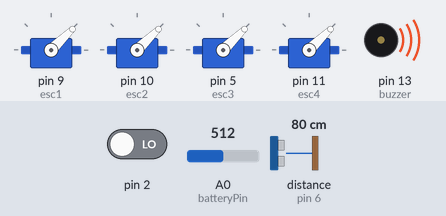
Recording of a sketch running on a simulated Arduino Uno, built with avr-gcc and run on an emulated ATmega328P. On the bench: 4 × servo, buzzer (waves = sounding, pin HIGH). Inputs (shaded band) come from the test bench; at power-on: A0 (batteryPin) = 512, pin 2 LOW, distance to the obstacle (sensor on pin 6) 80 cm. The echo pulse lasts 58.3 µs per cm; pins used as bus, display or sensor lines are not drawn.

Above: at 4.2 s.
4.3 s: A0 (batteryPin) set to 699
7.8 s: A0 (batteryPin) set to 734
At 8.3 s:
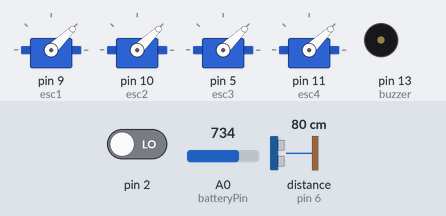
9.3 s: A0 (batteryPin) set to 716
At 13.2 s:
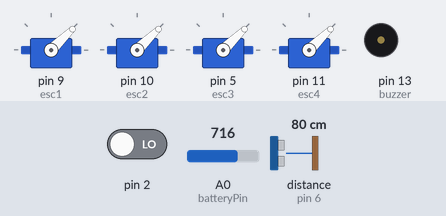
13.3 s: A0 (batteryPin) set to 900
At 14.2 s:
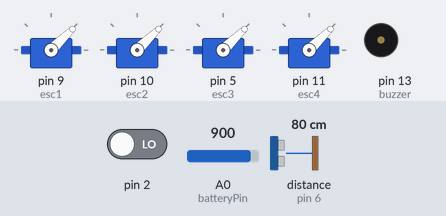
14.8 s: pin 2 driven HIGH
At 17.9 s:
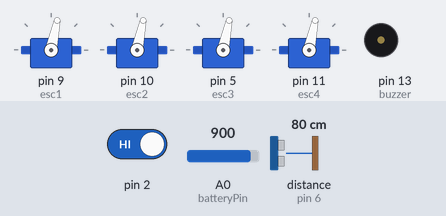
Timing chart, 0 to 19.3 s (numbered marks = the images above; inputs shaded):
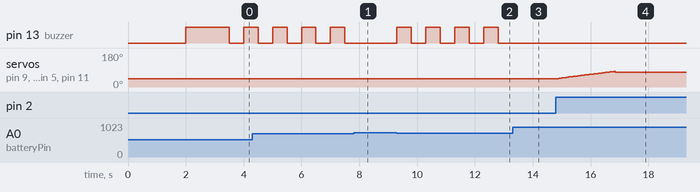

The sketch:

UAV_Controller.ino
```cpp
/********** UAV Aetheris-1 – Autonomous Flight Control Program
* Purpose:
* This program controls the autonomous operation of the Aetheris-1 quadcopter UAV,
* including takeoff, stabilization via IMU, obstacle avoidance, data streaming and
* autonomous landing after mission completion or battery drop.
*
* Hardware:
* - MCU: Arduino Uno/Nano
* - Sensors: MPU6050 (IMU), HC-SR04 (Ultrasonic), NEO-6M (GPS)
* - Actuators: 4 × ESC + Brushless Motors, Li-Ion Battery, PDB
* - Communication: ESP8266 WiFi module (data streaming)
* - Optional: Camera (analog or serial controlled)
*
* Software:
* - Arduino IDE
* - I2C/Wire library, Servo.h, SoftwareSerial for GPS/ESP
* - PID control for stabilization (simplified)
*
* Reference:
* v1.0 – G. Exarchos, June 2025
**********/

#include <Wire.h>
#include <Servo.h>
#include <SoftwareSerial.h>

// Servo ESCs for each motor
Servo esc1, esc2, esc3, esc4;

// Pins
const int ultrasonicTrig = 7;
const int ultrasonicEcho = 6;
const int buzzer = 13;
const int batteryPin = A0;

// GPS module
SoftwareSerial gpsSerial(4, 3); // RX, TX

// Function declarations
void initializeESCs();
bool batteryLow();
bool launchCommandReceived();
void takeOff();
void stabilize();
void patrolArea();
void obstacleAvoidance();
void landingSequence();

void setup() {
  Serial.begin(9600);
  gpsSerial.begin(9600);
  Wire.begin();

  // Initialize ESC pins
  esc1.attach(9);
  esc2.attach(10);
  esc3.attach(5);
  esc4.attach(11);

  pinMode(ultrasonicTrig, OUTPUT);
  pinMode(ultrasonicEcho, INPUT);
  pinMode(buzzer, OUTPUT);

  initializeESCs();
  digitalWrite(buzzer, HIGH); // Standby signal
  delay(1000);
  digitalWrite(buzzer, LOW);
}

void loop() {
  if (batteryLow()) {
    digitalWrite(buzzer, HIGH);
    delay(500);
    digitalWrite(buzzer, LOW);
    delay(500);
    return;
  }

  if (launchCommandReceived()) {
    takeOff();
    stabilize();

    while (true) {
      patrolArea();
      obstacleAvoidance();
      if (batteryLow()) break;
    }

    landingSequence();
  }
}

void initializeESCs() {
  esc1.writeMicroseconds(1000);
  esc2.writeMicroseconds(1000);
  esc3.writeMicroseconds(1000);
  esc4.writeMicroseconds(1000);
  delay(2000);
}

bool batteryLow() {
  int voltage = analogRead(batteryPin);
  float v = voltage * (5.0 / 1023.0) * 3; // Voltage divider
  return (v < 10.5); // Threshold for 3S Li-Ion
}

bool launchCommandReceived() {
  // Placeholder: could be button press or serial signal
  return digitalRead(2) == HIGH;
}

void takeOff() {
  for (int speed = 1000; speed <= 1400; speed += 10) {
    esc1.writeMicroseconds(speed);
    esc2.writeMicroseconds(speed);
    esc3.writeMicroseconds(speed);
    esc4.writeMicroseconds(speed);
    delay(50);
  }
}

void stabilize() {
  esc1.writeMicroseconds(1350);
  esc2.writeMicroseconds(1350);
  esc3.writeMicroseconds(1350);
  esc4.writeMicroseconds(1350);
}

void patrolArea() {
  delay(1000); // Simulate hover
}

void obstacleAvoidance() {
  long duration;
  digitalWrite(ultrasonicTrig, LOW); delayMicroseconds(2);
  digitalWrite(ultrasonicTrig, HIGH); delayMicroseconds(10);
  digitalWrite(ultrasonicTrig, LOW);
  duration = pulseIn(ultrasonicEcho, HIGH);
  float distance = duration * 0.034 / 2;
  if (distance < 30 && distance > 5) {
    esc1.writeMicroseconds(1300);
    esc3.writeMicroseconds(1400);
    delay(500);
    stabilize();
  }
}

void landingSequence() {
  for (int speed = 1300; speed >= 1000; speed -= 10) {
    esc1.writeMicroseconds(speed);
    esc2.writeMicroseconds(speed);
    esc3.writeMicroseconds(speed);
    esc4.writeMicroseconds(speed);
    delay(100);
  }
  esc1.detach(); esc2.detach(); esc3.detach(); esc4.detach();
  digitalWrite(buzzer, HIGH);
}
```

Measured:
- the behaviour switches between 716 and 717 on A0 (batteryPin) (found by bisection; images 0 and 1)
- after the input at 7.8 s, pin 13 (buzzer): stays LOW (without the input it goes to HIGH after 0.20 s)
- after the input at 9.3 s, pin 13 (buzzer): alternates HIGH for 0.50 s and LOW for 0.50 s, starting at once
- after the input at 13.3 s, pin 13 (buzzer): stays LOW (without the input it goes to HIGH after 0.00 s)
- after the input at 14.8 s, servo on pin 9 (esc1), servo on pin 10 (esc2), servo on pin 5 (esc3), servo on pin 11 (esc4): rises from 44° to 83° in 2.0 s, then falls to 78° in 0.05 s
- by itself, pin 13 (buzzer): alternates HIGH for 0.50 s and LOW for 0.50 s
